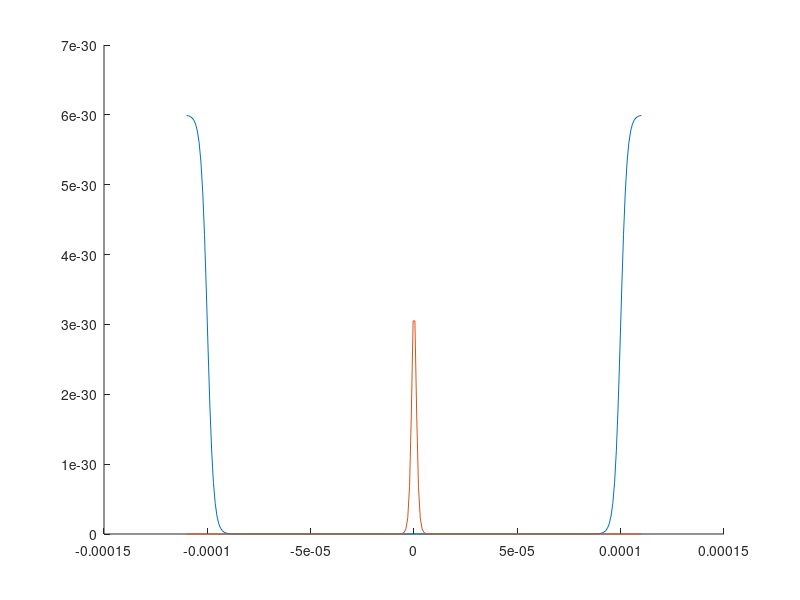
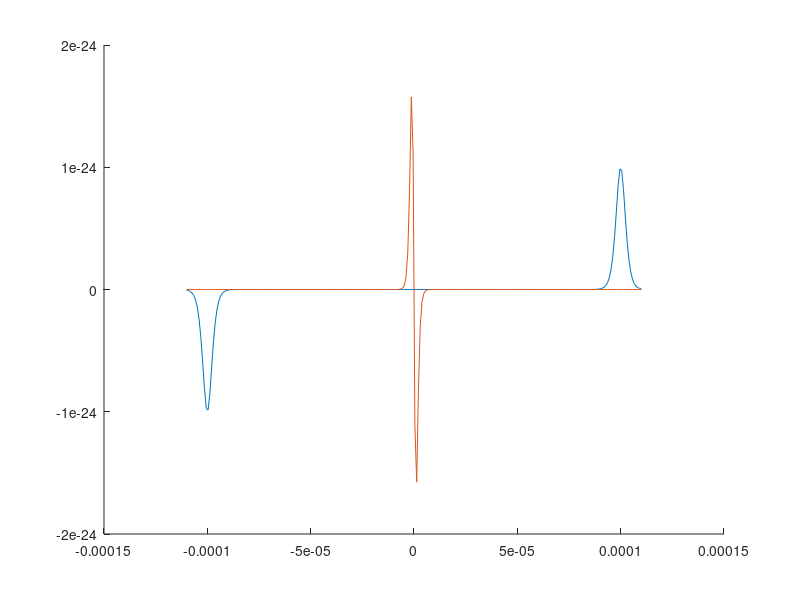

MATLAB code to generate these figures, in order: (Note: this script raises an error after producing the figures.)
clear all; close all;

addpath([pwd '\Functions\'])


%% Simulation parameters

N           = 2^7;
M           = 2^8;

Nsteps      = 2500;
stepOrder   = 2;

xmax_si     = 110*1e-6;
kmax_si     = 2*1e7;
tmax_si     = 200*1e-3;

%% Experimental units

m_si        = 87*1.6605402e-27;
hbar_si     = 1.054571726e-34;
kB_si       = 1.38065e-23;
as_si       = 5.2e-9;

Natoms      = 1000; 
omegaT_si   = 2*pi*1600;
boxL_si     = 200*1e-6;
boxH_si     = 3e-30;
barrierW_si = 0.5*1e-6;
barrierH_si = 1e-29;
barrierT_si = 25*1e-3;
PSF_si      = 3 * 1e-6;

g1D_si      = 2*hbar_si*omegaT_si*as_si;
c_si        = g1D_si*m_si/hbar_si^2;


%% create arrays
x_array     = linspace(-xmax_si,xmax_si,M);
k_array     = linspace(-kmax_si,kmax_si,N)/2;
t_array     = linspace(0, tmax_si, Nsteps+1);

%% Define physical couplings and temperature
boxTrap     = @(t,x) boxH_si*(-tanh(1/PSF_si*(x+boxL_si/2)) + tanh(1/PSF_si*(x-boxL_si/2)) + 2);
barrier     = @(t,x) (1 - tanh(2/barrierT_si * t)) * barrierH_si*(tanh(2/PSF_si*(x+barrierW_si/2)) - tanh(2/PSF_si*(x-barrierW_si/2)) );

dbox        = @(t,x) boxH_si/PSF_si*(-sech(1/PSF_si*(x+boxL_si/2)).^2 + sech(1/PSF_si*(x-boxL_si/2)).^2);
dbarrier    = @(t,x) (1 - tanh(2/barrierT_si * t)) * 2*barrierH_si/PSF_si*(sech(2/PSF_si*(x+barrierW_si/2)).^2 - sech(2/PSF_si*(x-barrierW_si/2)).^2 );


couplings   = { @(t,x) (boxTrap(t,x) + barrier(t,x)) , @(t,x) c_si   ; 
                []                                   , []            ; 
                @(t,x) -(dbox(t,x) + dbarrier(t,x))  , []            };

figure
hold on
plot(x_array, boxTrap(0, x_array))
plot(x_array, barrier(0, x_array))

figure
hold on
plot(x_array, dbox(0, x_array))
plot(x_array, dbarrier(0, x_array))


T_si        = 50*1e-9;   


%% Initialize solver and generate initial state

LLS         = LiebLinigerSolver_SI(omegaT_si, x_array, k_array, couplings);
mu0_fit     = LLS.fitAtomnumber(T_si,  [], Natoms, true);
theta_init  = LLS.calcThermalState(T_si);

%%
n_0         = LLS.calcCharges(theta_init, 0 ,0);

figure
subplot(2,1,1)
imagesc( squeeze( double(theta_init)) )
subplot(2,1,2)
plot(n_0)


%% Solve dynamics and calculate quantities
theta_t     = LLS.propagateTheta(theta_init, t_array);
n_t         = LLS.calcCharges(theta_t, 0, t_array) * 1e-6; % [um^-1]
rho_t       = LLS.transform2rho( theta_t, t_array); % [um um^-1]

%% Plot results

figure
for i = 1:10
    index   = ceil( (length(t_array)-1)/9*(i-1) + 1 );
    
    theta   = theta_t{index};
    
    % plot Harmonic quasiparticle distribution
    subplot(2,10,i)
    imagesc(x_array*1e6, k_array*1e-6,squeeze(double(theta)) )
    set(gca,'YDir','normal')
    colormap(hot)
    caxis([0 1])
    ylabel('k [um^-1]')
    set(gca,'xticklabel',[])
    title(['t = ' num2str(t_array(index)*1e3) 'ms'])

    % plot density profiles in real space
    subplot(2,10,i+10)
    hold on
    box on
    plot(x_array*1e6, n_t(:,index))
    xlim([ -xmax_si*1e6, xmax_si*1e6])
    ylim([0 1.1*max(n_t(:))])
    xlabel('x [um]')
    ylabel('n [um^-1]')
    
end


%% -----------------------------------------------------------------------

function out = convPSF(x_array, func)
    PSF     = 2.1 * 1e-6;
    gauss   =  exp( -x_array.^2 / (2*PSF^2) );
    out     = conv(func,gauss,'same');
end


function ddx = getSpatialDeriv(x_array, func)
    x_fine      = linspace( x_array(1), x_array(end), 8*(length(x_array)-1)+1  );
    [~,idx]     = ismembertol( x_array, x_fine, 1e-8);
    
    func_fine   = interp1( x_array, func, x_fine, 'spline' );
    deriv       = gradient(x_fine, func_fine);
    figure
    plot(x_fine, func_fine)
    figure
    plot(x_fine, deriv)
    ddx         = deriv(idx);
end
